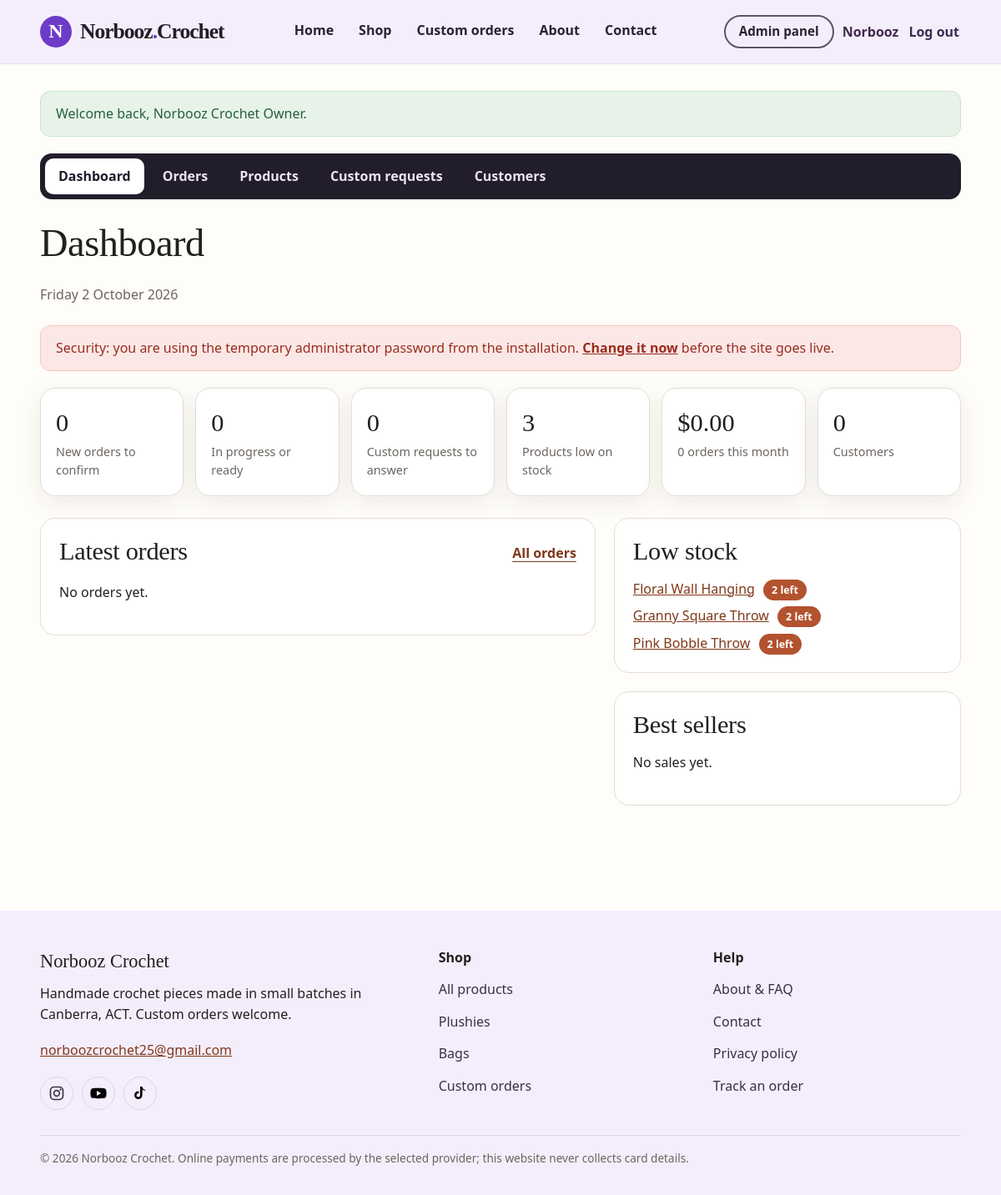
/admin.php (signed in), run on the app's committed database.
### tables this page shows
CREATE TABLE products (
    product_id INT UNSIGNED AUTO_INCREMENT PRIMARY KEY,
    name VARCHAR(120) NOT NULL,
    brand VARCHAR(100) NOT NULL DEFAULT 'Norbooz Crochet',
    category VARCHAR(80) NOT NULL,
    description VARCHAR(1000) NOT NULL,
    age_range VARCHAR(150) NOT NULL DEFAULT '5 years and above (seller guidance; not a safety certification)',
    colour VARCHAR(150) NOT NULL DEFAULT 'See product photos; exact shade may vary',
    theme VARCHAR(150) NOT NULL DEFAULT 'Handmade crochet',
    dimensions VARCHAR(120) NOT NULL DEFAULT 'Not measured',
    price DECIMAL(10,2) NOT NULL CHECK (price >= 0),
    stock_qty INT UNSIGNED NOT NULL DEFAULT 0,
    image_path VARCHAR(255) NOT NULL DEFAULT 'assets/images/product-placeholder.svg',
    is_active TINYINT(1) NOT NULL DEFAULT 1,
    created_at TIMESTAMP NOT NULL DEFAULT CURRENT_TIMESTAMP,
    updated_at DATETIME NULL,
    INDEX idx_products_category (category),
    INDEX idx_products_active (is_active)
);

### admin.php (the view, shortened to what this page needs)
<?php
require_once __DIR__ . '/config/functions.php';
$pdo = db();
$low = (int)LOW_STOCK_LEVEL;
$stats = $pdo->query(
    "SELECT
        (SELECT COUNT(*) FROM orders WHERE status = 'pending') AS pending,
        (SELECT COUNT(*) FROM orders WHERE status IN ('in_progress','ready')) AS in_work,
        (SELECT COUNT(*) FROM custom_requests WHERE status IN ('new','reviewing')) AS open_requests,
        (SELECT COUNT(*) FROM products WHERE is_active = 1 AND stock_qty <= $low) AS low_stock,
        (SELECT COALESCE(SUM(total_amount), 0) FROM orders WHERE status <> 'cancelled' AND order_date >= DATE_FORMAT(NOW(), '%Y-%m-01')) AS month_sales,
        (SELECT COUNT(*) FROM orders WHERE status <> 'cancelled' AND order_date >= DATE_FORMAT(NOW(), '%Y-%m-01')) AS month_orders,
        (SELECT COUNT(*) FROM users WHERE role = 'customer' AND is_deleted = 0) AS customers"
)->fetch();
$recent = $pdo->query(
    'SELECT o.order_id, o.order_date, o.status, o.total_amount, u.full_name
     FROM orders o JOIN users u ON u.user_id = o.user_id
     ORDER BY o.order_date DESC, o.order_id DESC LIMIT 6'
)->fetchAll();
$lowStock = $pdo->query("SELECT product_id, name, stock_qty FROM products WHERE is_active = 1 AND stock_qty <= $low ORDER BY stock_qty, name LIMIT 8")->fetchAll();
$top = $pdo->query(
    "SELECT p.product_id, p.name, SUM(oi.quantity) AS sold
     FROM order_items oi JOIN orders o ON o.order_id = oi.order_id JOIN products p ON p.product_id = oi.product_id
     WHERE o.status <> 'cancelled'
     GROUP BY p.product_id, p.name ORDER BY sold DESC LIMIT 5"
)->fetchAll();
$adminPw = $pdo->prepare('SELECT password_changed_at FROM users WHERE user_id = ?');
$adminPw->execute([current_user()['user_id']]);
$defaultPassword = $adminPw->fetchColumn() === null;
?>
<section class="page-heading">
    <h1>Dashboard</h1>
    <p><?= e(date('l j F Y')) ?></p>
</section>
<?php if ($defaultPassword): ?>
    <div class="alert alert-error" role="alert">Security: you are using the temporary administrator password from the installation. <a href="<?= e(url('account.php')) ?>">Change it now</a> before the site goes live.</div>
<?php endif; ?>
<div class="stats">
    <a class="stat" href="<?= e(url('admin_orders.php?status=pending')) ?>"><strong><?= (int)$stats['pending'] ?></strong><span>New orders to confirm</span></a>
    <a class="stat" href="<?= e(url('admin_orders.php?status=active')) ?>"><strong><?= (int)$stats['in_work'] ?></strong><span>In progress or ready</span></a>
    <a class="stat" href="<?= e(url('admin_requests.php?status=open')) ?>"><strong><?= (int)$stats['open_requests'] ?></strong><span>Custom requests to answer</span></a>
    <a class="stat" href="<?= e(url('admin_products.php?filter=low')) ?>"><strong><?= (int)$stats['low_stock'] ?></strong><span>Products low on stock</span></a>
    <div class="stat"><strong><?= money($stats['month_sales']) ?></strong><span><?= (int)$stats['month_orders'] ?> orders this month</span></div>
    <a class="stat" href="<?= e(url('admin_customers.php')) ?>"><strong><?= (int)$stats['customers'] ?></strong><span>Customers</span></a>
</div>
<div class="admin-columns">
    <section class="admin-section" aria-labelledby="recent-heading">
        <div class="section-heading-row"><h2 id="recent-heading">Latest orders</h2><a class="text-link" href="<?= e(url('admin_orders.php')) ?>">All orders</a></div>
        <?php if (!$recent): ?><p>No orders yet.</p><?php endif; ?>
    </section>
    <div>
        <section class="admin-section" aria-labelledby="low-heading">
            <h2 id="low-heading">Low stock</h2>
            <?php if (!$lowStock): ?><p>All active products have more than <?= $low ?> in stock.</p><?php else: ?>
            <ul class="plain-list">
                <?php foreach ($lowStock as $item): ?>
                    <li><a href="<?= e(url('admin_product_edit.php?id=' . (int)$item['product_id'])) ?>"><?= e($item['name']) ?></a> <span class="badge<?= (int)$item['stock_qty'] === 0 ? ' badge-muted' : '' ?>"><?= (int)$item['stock_qty'] ?> left</span></li>
                <?php endforeach; ?>
            </ul>
            <?php endif; ?>
        </section>
        <section class="admin-section" aria-labelledby="top-heading">
            <h2 id="top-heading">Best sellers</h2>
            <?php if (!$top): ?><p>No sales yet.</p><?php else: ?>
            <ol class="plain-list">
                <?php foreach ($top as $item): ?><li><?= e($item['name']) ?> <span class="small-text"><?= (int)$item['sold'] ?> sold</span></li><?php endforeach; ?>
            </ol>
            <?php endif; ?>
        </section>
    </div>
</div>

### assets/css/styles.css (style rules this page uses)
:root { --ink: #22201f; --muted: #6b6560; --paper: #fffdf9; --surface: #ffffff; --soft: #f8f3ec; --soft-2: #f3ebe1; --lavender: #f4eefc; --brand: #6d3bc7; --accent: #b3522f; --accent-dark: #813719; --accent-soft: #f5e2d6; --sage: #56695a; --line: #e3ddd5; --ok-bg: #e7f3e8; --ok-ink: #25613a; --err-bg: #fbe8e6; --err-ink: #9b2c1f; --info-bg: #edf1fa; --info-ink: #2d4a7a; --warn-bg: #fdf3dc; --warn-ink: #7a5412; --shadow: 0 8px 28px rgba(49, 39, 31, 0.08); --shadow-hover: 0 14px 34px rgba(49, 39, 31, 0.14); --radius: 18px; --radius-sm: 12px; --serif: Georgia, "Times New Roman", serif; }
* { box-sizing: border-box; }
html { scroll-behavior: smooth; scroll-padding-top: 96px; -webkit-text-size-adjust: 100%; text-size-adjust: 100%; }
body { margin: 0; font-family: ui-sans-serif, system-ui, -apple-system, BlinkMacSystemFont, "Segoe UI", Roboto, sans-serif; color: var(--ink); background: var(--paper); line-height: 1.55; overflow-wrap: break-word; }
a { color: var(--accent-dark); }
h1, h2, h3 { font-family: var(--serif); font-weight: 400; line-height: 1.15; letter-spacing: -0.01em; margin: 0 0 0.5em; }
h1 { font-size: clamp(2rem, 4vw, 2.9rem); }
h2 { font-size: clamp(1.45rem, 2.6vw, 1.9rem); }
p { margin: 0 0 1em; }
.hero > *, .product-detail > *, .checkout-layout > *, .customization-layout > *, .about-layout > *, .admin-columns > *, .request-body > *, .account-grid > *, .footer-grid > *, .form-grid > *, .order-card > *, .cart-row > * { min-width: 0; }
.text-link { font-weight: 700; color: var(--accent-dark); text-underline-offset: 4px; display: inline-block; padding: 3px 0; }
.alert { padding: 14px 18px; border-radius: var(--radius-sm); margin: 0 0 20px; border: 1px solid transparent; }
.alert-error { background: var(--err-bg); color: var(--err-ink); border-color: #f1c9c3; }
.alert a { color: inherit; font-weight: 700; }
.section-heading-row { display: flex; justify-content: space-between; align-items: flex-end; gap: 16px; flex-wrap: wrap; margin-bottom: 20px; }
.section-heading-row h1, .section-heading-row h2 { margin-bottom: 0; }
.badge { position: absolute; top: 12px; left: 12px; background: var(--accent); color: #fff; font-size: 0.78rem; font-weight: 800; padding: 4px 10px; border-radius: 999px; }
.plain-list .badge { position: static; margin-left: 6px; }
.page-heading { margin-bottom: 24px; }
.page-heading p { color: var(--muted); max-width: 70ch; }
.stats { display: grid; grid-template-columns: repeat(auto-fit, minmax(min(170px, 100%), 1fr)); gap: 14px; margin-bottom: 26px; }
.stat { background: var(--surface); border: 1px solid var(--line); border-radius: var(--radius); padding: 18px; text-decoration: none; color: var(--ink); display: flex; flex-direction: column; box-shadow: var(--shadow); }
.stat strong { font-size: 1.9rem; font-family: var(--serif); font-weight: 400; }
.stat span { color: var(--muted); font-size: 0.9rem; }
.admin-columns { display: grid; grid-template-columns: 1.6fr 1fr; gap: 22px; align-items: start; }
.admin-section { background: var(--surface); border: 1px solid var(--line); border-radius: var(--radius); padding: 22px; margin-bottom: 22px; }
.plain-list { padding-left: 18px; margin: 0; display: grid; gap: 8px; }
ul.plain-list { list-style: none; padding: 0; }

### data on the page
products: name "Floral Wall Hanging", stock_qty "2"
products: name "Granny Square Throw", stock_qty "2"
products: name "Pink Bobble Throw", stock_qty "2"

### other printed values
$label "Home Shop Custom orders About Contact"
explode(' ', $user['full_name'])[0] ?: 'Account' "Norbooz"
$_SESSION[$key] "Welcome back, Norbooz Crochet Owner."
$label "Dashboard"
$label "Orders"
$label "Products"
$label "Custom requests"
$label "Customers"
$stats['pending'] "0"
$stats['in_work'] "0"
$stats['open_requests'] "0"
$stats['low_stock'] "3"
money($stats['month_sales']) "$0.00"
$stats['month_orders'] "0"
$stats['customers'] "0"
